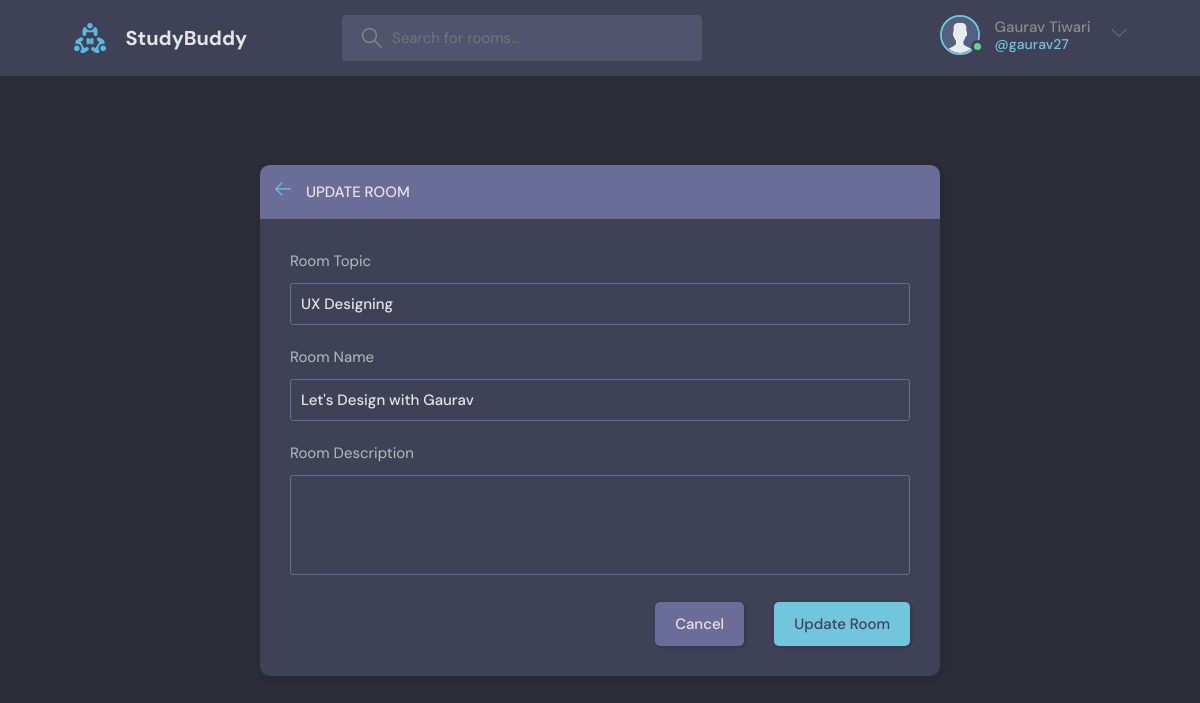
The page /update-room/4/ (signed in) on the database its author committed.
### base/models.py (models this page shows, shortened)
class User(AbstractUser) :
    full_name=models.CharField(max_length=250,null=True)   # with null=True , we can store null value but can not leave it blank
    username = models.CharField(max_length=200 , unique=True,null=True)
    email = models.EmailField(unique=True,null=True)
    bio = models.TextField(null=True,blank=True)
    avatar = models.ImageField(null=True , default='avatar.svg')
    USERNAME_FIELD = 'email'        # Users log in with email.
    REQUIRED_FIELDS = ['username']      # Username is still required during registration.
    def __str__(self):
        return self.username  # Ensures username is returned instead of email
    ''' When USERNAME_FIELD = 'email', Django’s authentication system expects the email for login.
        If you print request.user in the frontend, it might show the email because Django’s default __str__ method might be using USERNAME_FIELD.
        Explicitly defining __str__ to return self.username fixes this issue. '''

class Room(models.Model):
    host = models.ForeignKey(User, on_delete=models.CASCADE,null=True)
    topic = models.ForeignKey(Topic, on_delete=models.SET_NULL,null=True) # SET_NULL will set the topic field to NULL in database if Parent topic is deleted or topic gets deleted from Topic Model
    name = models.CharField(max_length=200)
    description = models.TextField(null=True , blank= True)
    participants = models.ManyToManyField(User,related_name='participants',blank=True)  # null=True , null has no effect on many to many
    updated = models.DateTimeField(auto_now = True)
    created = models.DateTimeField(auto_now_add=True)
    class Meta :
        ordering = ['-created']

class Topic(models.Model):
    name= models.CharField(max_length=200)

### base/views.py (the view, shortened to what this page needs)
# urls.py: path('update-room/<str:pk>/',views.updateRoom,name='update-room'),
@login_required(login_url='login')
def updateRoom(request, pk):
    room = Room.objects.get(id=pk)
    form = RoomForm(instance = room)
    topics=Topic.objects.all()
    heading="UPDATE ROOM"
    button="Update Room"
    context={'form':form , 'topics':topics ,'room':room , 'heading':heading , 'button':button}
    if request.user != room.host:
        return HttpResponse('<h1>You are not allowed here</h1>')
    return render(request , 'base/create_room.html' , context)

### base/forms.py
class RoomForm(ModelForm):
    class Meta :
        model=Room
        fields='__all__'
        exclude=['host','participants']

### base/templates/base/create_room.html (shortened to what this page needs)
{% extends "base.html" %} {% block content %}
<main class="create-room layout">
  <div class="container">
    <div class="layout__box">
      <div class="layout__boxHeader">
        <div class="layout__boxTitle">
          <a href="{{request.META.HTTP_REFERER}}">
            <svg
              version="1.1"
              xmlns="http://www.w3.org/2000/svg"
              width="32"
              height="32"
              viewBox="0 0 32 32"
            >
              <title>arrow-left</title>
              <path
                d="M13.723 2.286l-13.723 13.714 13.719 13.714 1.616-1.611-10.96-10.96h27.625v-2.286h-27.625l10.965-10.965-1.616-1.607z"
              ></path>
            </svg>
          </a>
          <h3>{{heading}}</h3>
        </div>
      </div>
      <div class="layout__body">
        <form class="form" method="POST" action="">
          <div class="form__group">
            <label for="room_topic">Room Topic</label>
            <input
              type="text"
              name="topic"
              list="topic-list"
              value="{{room.topic.name}}"
              placeholder="Enter a topic ..."
              required
            />
          </div>
          <div class="form__group">
            <label for="room_name">Room Name</label>
            {{form.name}}
          </div>
          <div class="form__group">
            <label for="room_description">Room Description</label>
            {{form.description}}
          </div>
          <div class="form__action">
            <a class="btn btn--dark" href="{{request.META.HTTP_REFERER}}"
              >Cancel</a
            >
            <button class="btn btn--main" type="submit">{{button}}</button>
          </div>
        </form>
      </div>
    </div>
  </div>
</main>
{% endblock content %}

### templates/base.html (shortened to what this page needs)
<!DOCTYPE html>
{% load static %}
<html lang="en">
  <head>
    <link
      rel="stylesheet"
      type="text/css"
      href="{% static 'css/style.css' %}"
    />
  </head>
  <body>
    <header class="header header--loggedIn">
      <div class="container">
        <a href="{% url 'home' %}" class="header__logo">
          <img src="{% static 'images/logo.svg' %}" />
          <h1>StudyBuddy</h1>
        </a>
        <form class="header__search" action="{% url 'home' %}" method="GET">
          <label>
            <input type="text" name="q" placeholder="Search for rooms..." />
          </label>
        </form>
        <nav class="header__menu">
          {% if request.user.is_authenticated %}
          <div class="header__user">
            <a href="{% url 'profile' request.user.id %}">
              <div class="avatar avatar--medium active">
                <img src="{{request.user.avatar.url}}" />
              </div>
              <p>
                {{request.user.full_name}}
                <span>@{{request.user.username}}</span>
              </p>
            </a>
            <button class="dropdown-button">
              <svg
                version="1.1"
                xmlns="http://www.w3.org/2000/svg"
                width="32"
                height="32"
                viewBox="0 0 32 32"
              >
                <title>chevron-down</title>
                <path d="M16 21l-13-13h-3l16 16 16-16h-3l-13 13z"></path>
              </svg>
            </button>
          </div>
          {% endif %}
        </nav>
      </div>
    </header>
    {% block content %}{% endblock content %}
  </body>
</html>

### rows shown on the page
User: user.avatar (placeholder picture), user.full_name "Gaurav Tiwari", user.username "gaurav27"
Room: topic "UX Designing", name "Let's Design with Gaurav"

### other values the page prints
{{ heading }} "UPDATE ROOM"
{{ button }} "Update Room"
